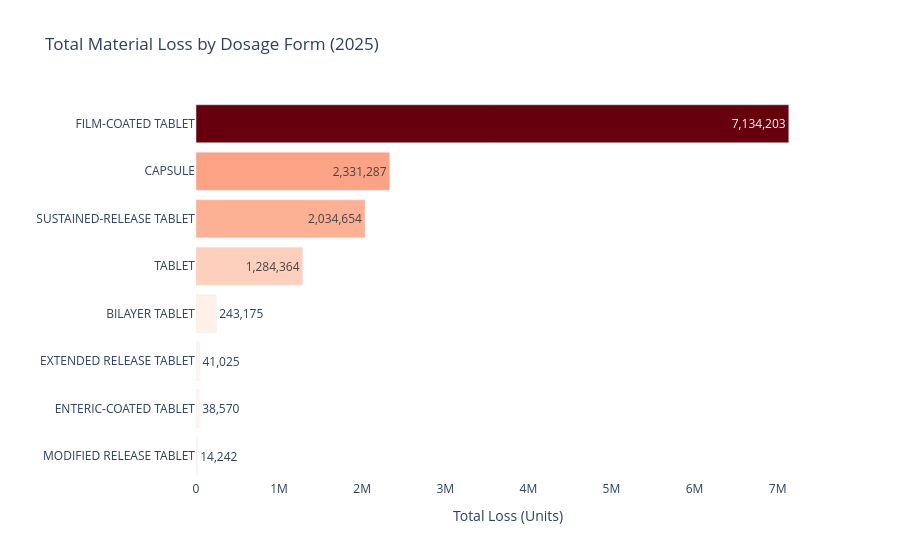

This figure's notebook cell:
### Code cell
fig = px.bar(
    df_loss_dosage_form,
    x='total_loss_units',
    y='dosage_form',
    orientation='h',
    title='Total Material Loss by Dosage Form (2025)',
    labels={
        'total_loss_units': 'Total Loss (Units)',
        'dosage_form': ''
    },
    text='total_loss_units',
    color='total_loss_units',
    color_continuous_scale='Reds'
)

fig.update_traces(
    textposition='auto',
    insidetextanchor='end',
    texttemplate='%{text:,.0f}'
)
fig.update_layout(
    plot_bgcolor='white',
    coloraxis_showscale=False,
    yaxis={'categoryorder': 'total ascending'},
    xaxis=dict(showgrid=False, title='Total Loss (Units)')
)
fig.show()

### Figure 1 — Plotly figure (JSON) as saved in the notebook; plotly's stock layout.template omitted (floating-point values rounded to 4 significant figures)
{"data": [{"hovertemplate": "Total Loss (Units)=%{marker.color}<br>=%{y}<extra></extra>", "insidetextanchor": "end", "legendgroup": "", "marker": {"color": [7134000.0, 2331000.0, 2035000.0, 1284000.0, 243200.0, 41020.0, 38570.0, 14240.0], "coloraxis": "coloraxis", "pattern": {"shape": ""}}, "name": "", "orientation": "h", "showlegend": false, "text": [7134000.0, 2331000.0, 2035000.0, 1284000.0, 243200.0, 41020.0, 38570.0, 14240.0], "textposition": "auto", "texttemplate": "%{text:,.0f}", "type": "bar", "x": [7134000.0, 2331000.0, 2035000.0, 1284000.0, 243200.0, 41020.0, 38570.0, 14240.0], "xaxis": "x", "y": ["FILM-COATED TABLET", "CAPSULE", "SUSTAINED-RELEASE TABLET", "TABLET", "BILAYER TABLET", "EXTENDED RELEASE TABLET", "ENTERIC-COATED TABLET", "MODIFIED RELEASE TABLET"], "yaxis": "y"}], "layout": {"barmode": "relative", "coloraxis": {"colorbar": {"title": {"text": "Total Loss (Units)"}}, "colorscale": [[0, "rgb(255,245,240)"], [0.125, "rgb(254,224,210)"], [0.25, "rgb(252,187,161)"], [0.375, "rgb(252,146,114)"], [0.5, "rgb(251,106,74)"], [0.625, "rgb(239,59,44)"], [0.75, "rgb(203,24,29)"], [0.875, "rgb(165,15,21)"], [1, "rgb(103,0,13)"]], "showscale": false}, "legend": {"tracegroupgap": 0}, "plot_bgcolor": "white", "title": {"text": "Total Material Loss by Dosage Form (2025)"}, "xaxis": {"anchor": "y", "domain": [0, 1], "showgrid": false, "title": {"text": "Total Loss (Units)"}}, "yaxis": {"anchor": "x", "categoryorder": "total ascending", "domain": [0, 1], "title": {"text": ""}}}}
